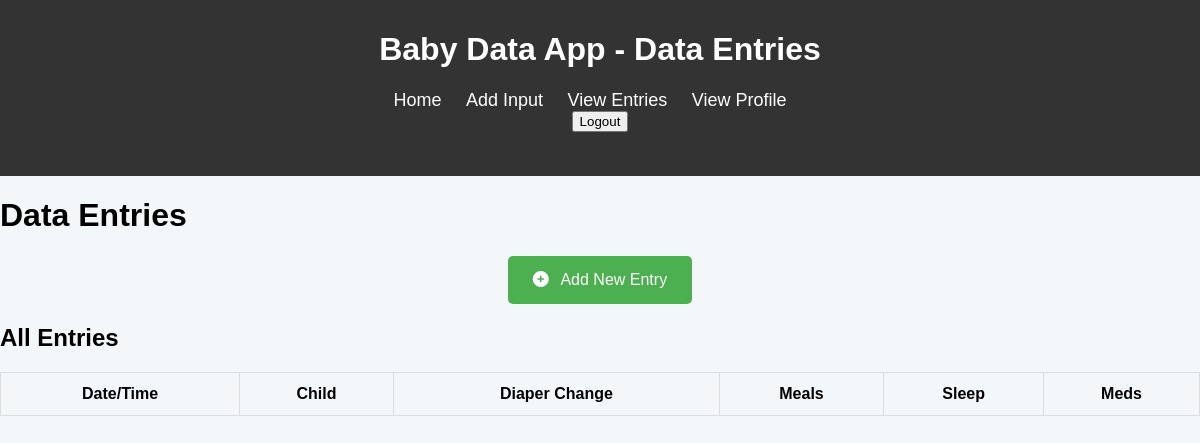
Before: /view/ with the older database file.
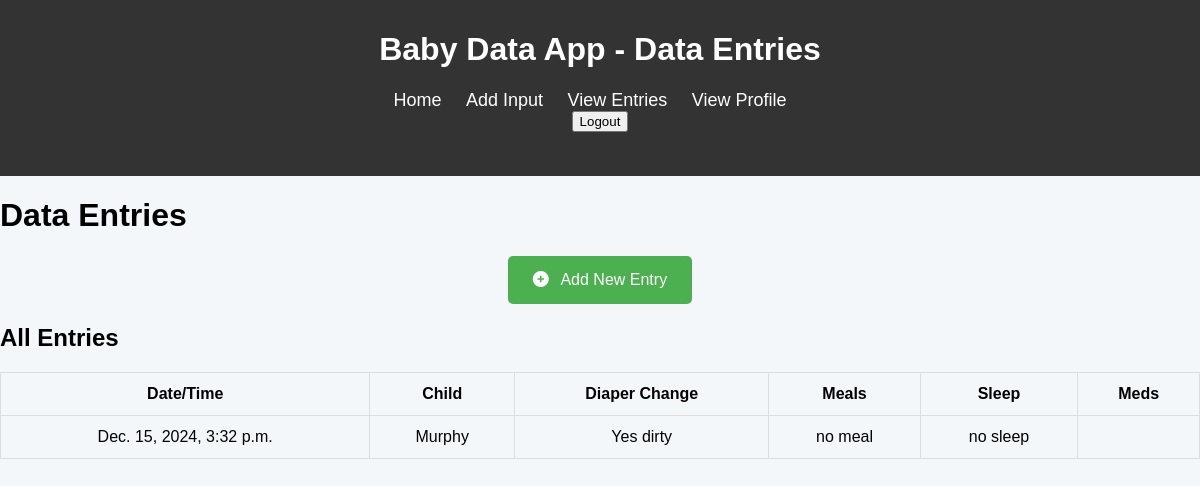
After: the same page with the newer database file.
### babyapp/models.py (models this page shows, shortened)
class Baby(models.Model):
        name = models.CharField(max_length=100)
        age = models.IntegerField(max_length=3, default=0)
        allergy = models.CharField(max_length=100)
        created_at_time = models.DateTimeField(auto_now_add=True)
        created_at_date = models.DateField(auto_now_add=True)

class BabyEvent(Baby):
    diaper_change = models.CharField(max_length=100)
    meal = models.CharField(max_length=100)
    sleep = models.CharField(max_length=100)
    meds = models.CharField(max_length=100, default='')

class Baby(models.Model):
        name = models.CharField(max_length=100)
        age = models.IntegerField(max_length=3, default=0)
        allergy = models.CharField(max_length=100)
        created_at_time = models.DateTimeField(auto_now_add=True)
        created_at_date = models.DateField(auto_now_add=True)

### babyapp/views.py (the view)
# urls.py: path('view/', views.view_data, name='view_data'),
def view_data(request):
    data_entries = BabyEvent.objects.all().order_by('-created_at_time') # Order by the most recent first
    return render(request, 'view_data.html', {'data_entries': data_entries})

### babyapp/templates/view_data.html (shortened to what this page needs)
{% load static %}
<!DOCTYPE html>
<html lang="en">
<head>
    <link rel="stylesheet" href="https://cdnjs.cloudflare.com/ajax/libs/font-awesome/6.0.0-beta3/css/all.min.css">
    <link rel="stylesheet" href="{% static 'style.css' %}">
</head>
<body>
    <header>
        <div class="navbar">
            <h1>Baby Data App - Data Entries</h1>
            <nav>
                <ul>
                    <li><a href="{% url 'home' %}">Home</a></li>
                    <li><a href="{% url 'input_data' %}">Add Input</a></li>
                    <li><a href="{% url 'view_data' %}">View Entries</a></li>
                    <li><a href="{% url 'profile' %}">View Profile</a></li>
                    <li><form action="{% url 'logout' %}" method="post">
                    <button type="submit">Logout</button>
                    </form></li>
                </ul>
            </nav>
        </div>
    </header>
    <h1>Data Entries</h1>
            <div class="quick-actions">
                <button class="btn-action" onclick="window.location.href='{% url 'input_data' %}'">
                    <i class="fas fa-plus-circle"></i> Add New Entry
                </button>
            </div>
            <section class="recent-entries">
                <h2>All Entries</h2>
                <table>
                    <thead>
                        <tr>
                            <th>Date/Time</th>
                            <th>Child</th>
                            <th>Diaper Change</th>
                            <th>Meals</th>
                            <th>Sleep</th>
                            <th>Meds</th>
                        </tr>
                    </thead>
                    <tbody>
                        {% for entry in data_entries %}
                            <tr>
                                <td>{{ entry.created_at_time }}</td>
                                <td>{{ entry.name }}</td>
                                <td>{{ entry.diaper_change }}</td>
                                <td>{{ entry.meal }}</td>
                                <td>{{ entry.sleep }}</td>
                                <td>{{ entry.meds }}</td>
                            </tr>
                        {% endfor %}
                    </tbody>
                </table>
            </section>
</body>
</html>

Changed rows visible on the page:
added BabyEvent: created_at_time "Dec. 15, 2024, 3:32 p.m.", name "Murphy", diaper_change "Yes dirty", meal "no meal", sleep "no sleep"
